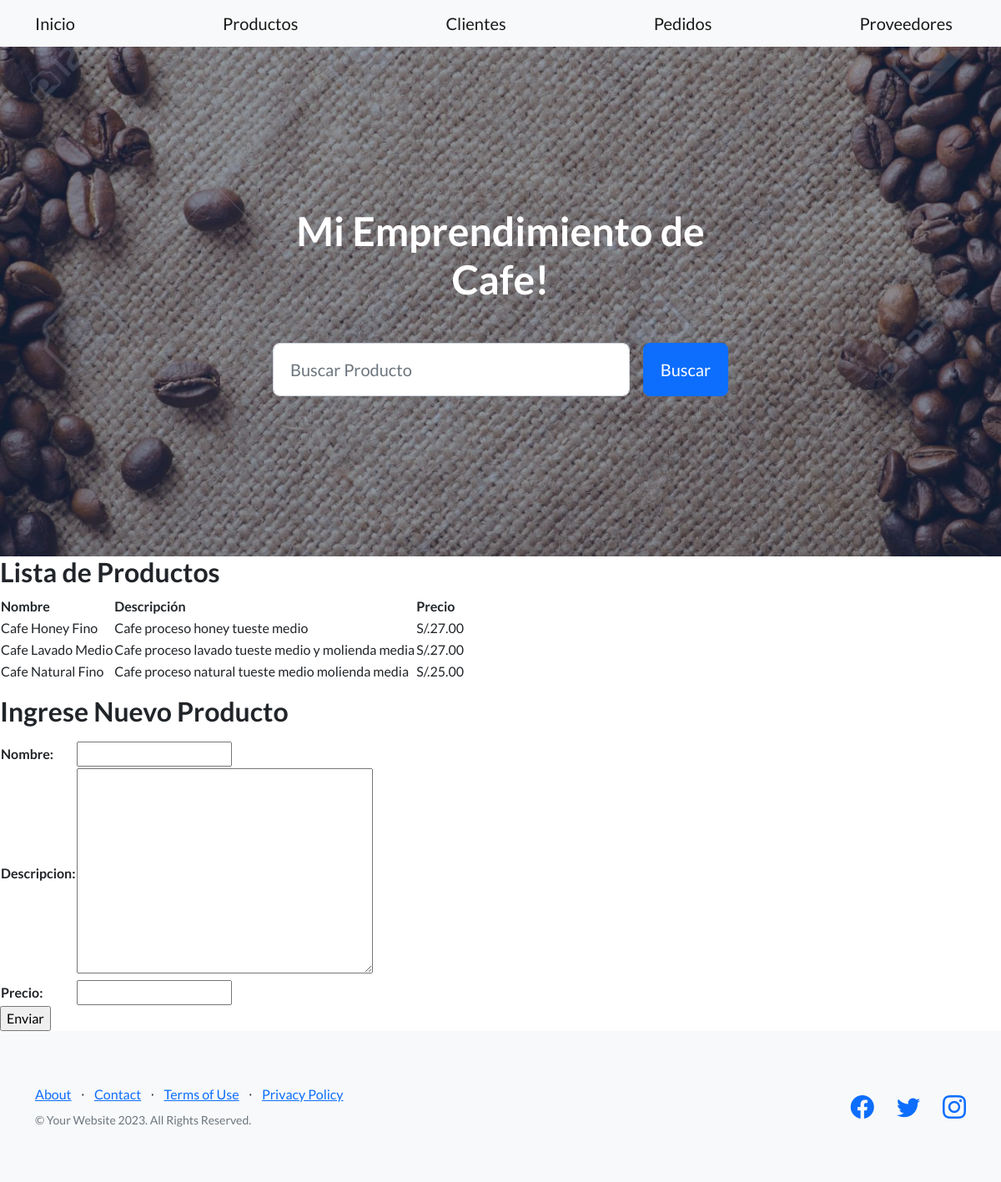
/productos/, run on the app's committed database.
### coffee_app/models.py (models this page shows, shortened)
class Producto(models.Model):
    nombre = models.CharField(max_length=100)
    descripcion = models.TextField()
    precio = models.DecimalField(max_digits=10, decimal_places=2)

### coffee_app/views.py (the view)
# urls.py: path('productos/', views.form_productos, name='productos'),
def form_productos(request):
    productos = Producto.objects.all()
    if request.method =='POST':
        formproducto=ProductoForm(request.POST) #aca llega la info al HTML
        print(formproducto)
        if formproducto.is_valid():
            formproducto.save()  # Guarda los datos del formulario en la base de datos
            return render(request, 'base.html')
    else:
        formproducto=ProductoForm()
        return render(request, 'productos.html', {'formproducto': formproducto, 'productos':productos})

### coffee_app/forms.py
class ProductoForm(forms.ModelForm):
    class Meta:
        model = Producto
        fields = '__all__'

### coffee_app/templates/productos.html (shortened to what this page needs)
{% extends 'base.html' %}
{% load static %}
{% block contenidoquecambia %}
{% block content %}
  <h2>Lista de Productos</h2>
  <table>
    <thead>
      <tr>
        <th>Nombre</th>
        <th>Descripción</th>
        <th>Precio</th>
      </tr>
    </thead>
    <tbody>
      {% for pro in productos %}
        <tr>
          <td>{{ pro.nombre }}</td>
          <td>{{ pro.descripcion }}</td>
          <td>S/.{{ pro.precio }}</td>
        </tr>
      {% endfor %}
    </tbody>
  </table>
{% endblock %}
{% block title2 %}
<h2>Ingrese Nuevo Producto</h2>
{% endblock title2 %}
{% block content2 %}
<form action="/productos/"   method="post">{% csrf_token %}
    <table>
        {{formproducto.as_table}}
    </table>
    <input type="submit" value="Enviar">
</form>
{% endblock content2 %}
{% endblock contenidoquecambia %}

### data on the page
Producto: nombre "Cafe Honey Fino", descripcion "Cafe proceso honey tueste medio", precio "27.00"
Producto: nombre "Cafe Lavado Medio", descripcion "Cafe proceso lavado tueste medio y molienda media", precio "27.00"
Producto: nombre "Cafe Natural Fino", descripcion "Cafe proceso natural tueste medio molienda media", precio "25.00"
